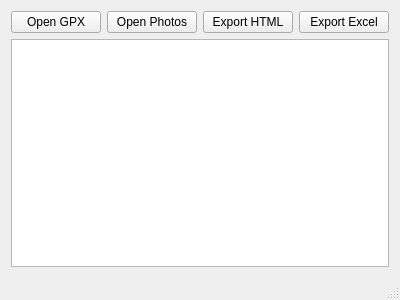
<?xml version="1.0" encoding="UTF-8"?>
<ui version="4.0">
 <class>MainWindow</class>
 <widget class="QMainWindow" name="MainWindow">
  <property name="geometry">
   <rect>
    <x>0</x>
    <y>0</y>
    <width>400</width>
    <height>300</height>
   </rect>
  </property>
  <property name="windowTitle">
   <string>gpx2table</string>
  </property>
  <widget class="QWidget" name="centralWidget">
   <layout class="QGridLayout" name="gridLayout">
    <item row="0" column="1">
     <widget class="QPushButton" name="pushButtonOpenPhotos">
      <property name="text">
       <string>Open Photos</string>
      </property>
     </widget>
    </item>
    <item row="0" column="0">
     <widget class="QPushButton" name="pushButtonOpenGPX">
      <property name="text">
       <string>Open GPX</string>
      </property>
     </widget>
    </item>
    <item row="0" column="2">
     <widget class="QPushButton" name="pushButton_3">
      <property name="text">
       <string>Export HTML</string>
      </property>
     </widget>
    </item>
    <item row="0" column="3">
     <widget class="QPushButton" name="pushButton">
      <property name="text">
       <string>Export Excel</string>
      </property>
     </widget>
    </item>
    <item row="1" column="0" colspan="4">
     <widget class="QTableView" name="tableView"/>
    </item>
   </layout>
  </widget>
  <widget class="QStatusBar" name="statusBar"/>
  <action name="actionOpen_GPX">
   <property name="text">
    <string>Open GPX</string>
   </property>
  </action>
  <action name="actionOpen_Photos">
   <property name="text">
    <string>Open Photos</string>
   </property>
  </action>
 </widget>
 <layoutdefault spacing="6" margin="11"/>
 <resources/>
 <connections/>
</ui>
